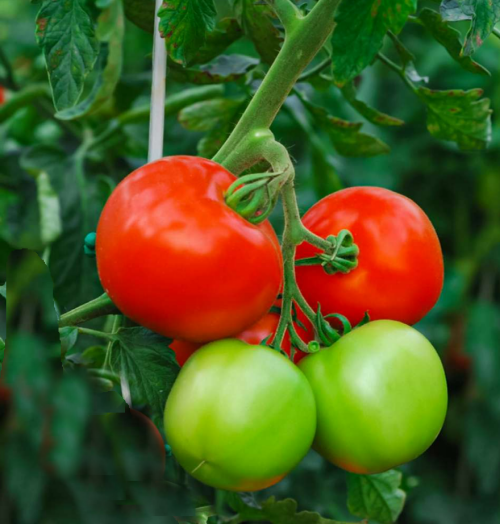
#> input picture imagens/Quest4/tomates.png, 500 x 524 px, found by its file name
$ jupyter execute Quest4.ipynb
#> lines starting #> are read from the running program, lines starting #| are printed output that depends on the picture; after the words box and inside, x2 and y2 are one past the last pixel; in counts of white or black regions, pixels touching at a corner belong together
[cell 1]
from google.colab import drive
drive.mount('/content/drive')

import numpy as np
import skimage.io as io
import matplotlib.pyplot as plt
from skimage import transform, feature, color, draw
import cv2

#1. Carrega a imagem
img = io.imread('/content/drive/MyDrive/Pesquisa/Visão Computacional/imagens/Quest4/tomates.png')
#> img is the input picture: shape (524, 500, 3); mean R, G, B 77.3, 88, 33.8

print("1.Imagem carregada")
plt.imshow(img)
plt.axis('off')
plt.show()

# 2. Passar a imagem para a escala de cinza
img_gray = color.rgb2gray(img)
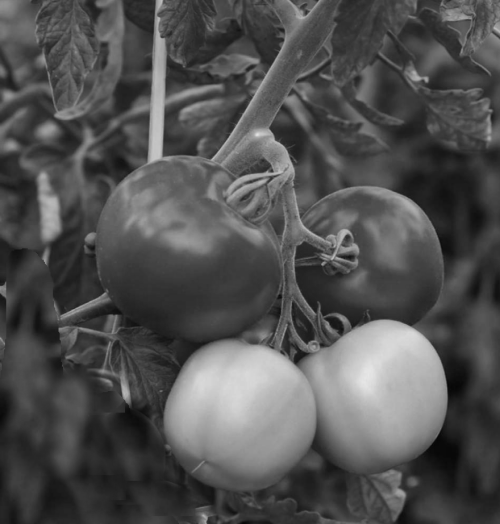
#> img_gray: shape (524, 500) float64; min 0.0255, max 0.906, mean 0.321

print("2.Imagem passada para a escala de cinza")
plt.imshow(img_gray)
plt.axis('off')
plt.show()

# 3. Detectar bordas com Canny
threshold1 = 100
threshold2 = 200

# Convertendo img_gray para 8-bit unsigned integer (CV_8U) para usar cv2.Canny
img_gray_uint8 = (img_gray * 255).astype(np.uint8)
edges = cv2.Canny(img_gray_uint8, threshold1, threshold2)
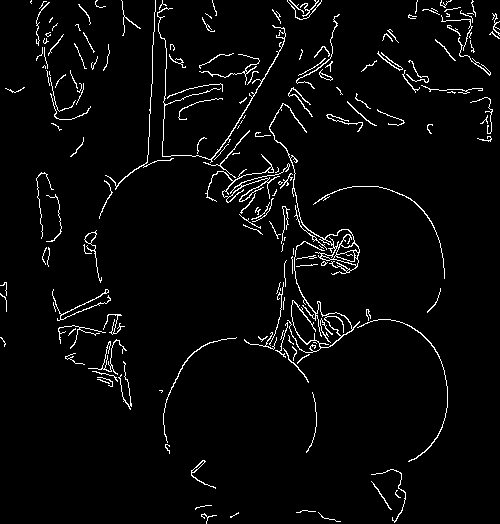
#> edges: shape (524, 500); 3.6% white in thin lines or dots

print("3.Imagem passada pelo detectar bordas de Canny")
plt.imshow(edges)
plt.axis('off')
plt.show()

# 4. Detectar círculos com a Transformada de Hough
min_radius = 75
max_radius = 100
radii = np.arange(min_radius, max_radius)

h_space = transform.hough_circle(edges, radii)

# Detectar o número alvo de círculos diretamente com hough_circle_peaks
accumulators_sk, centers_x_sk, centers_y_sk, radii_detected_sk = transform.hough_circle_peaks(h_space,
                                                                                                radii,
                                                                                                num_peaks=2,
                                                                                                min_xdistance=100,
                                                                                                min_ydistance=120)
#> accumulators_sk = [0.319, 0.301, 0.268, 0.241]; centers_x_sk = [367, 240, 368, 190]; centers_y_sk = [261, 417, 394, 248]; radii_detected_sk = [75, 76, 80, 96]
# imprime os circulos detectados
print(f"4. Detectar círculos com a Transformada de Hough")
print(f"Detectados {len(centers_x_sk)} círculos distintos")
#| Detectados 4 círculos distintos
print("Detecções de Círculo (Centro X, Centro Y, Raio):")
for x, y, r in zip(centers_x_sk, centers_y_sk, radii_detected_sk):
    print(f"  ({x}, {y}, {r})")
#> this loop made 4 passes
#> (x, y, r) on passes 1 to 4: (367, 261, 75), (240, 417, 76), (368, 394, 80), (190, 248, 96)
#|   (367, 261, 75)
#|   (240, 417, 76)
#|   (368, 394, 80)
#|   (190, 248, 96)

# 5. Desenhar círculos detectados na imagem e exibir
# Criar uma cópia da imagem para desenhar
image_with_circles_sk = img.copy()

# Definir a espessura da borda desejada
border_thickness = 3 # Exemplo: 3 pixels

# Desenhar os círculos detectados
fig, ax = plt.subplots(ncols=1, nrows=1, figsize=(10, 10))
ax.imshow(image_with_circles_sk)

for center_y, center_x, radius in zip(centers_y_sk, centers_x_sk, radii_detected_sk):
    # Desenhar o perímetro do círculo com espessura
    for t in range(int(-border_thickness/2), int(border_thickness/2) + 1):
        circy, circx = draw.circle_perimeter(center_y, center_x, radius + t, shape=image_with_circles_sk.shape)
        image_with_circles_sk[circy, circx] = (0, 0, 255)
#> this loop made 4 passes
#> (center_y, center_x, radius) on passes 1 to 4: (261, 367, 75), (417, 240, 76), (394, 368, 80), (248, 190, 96)
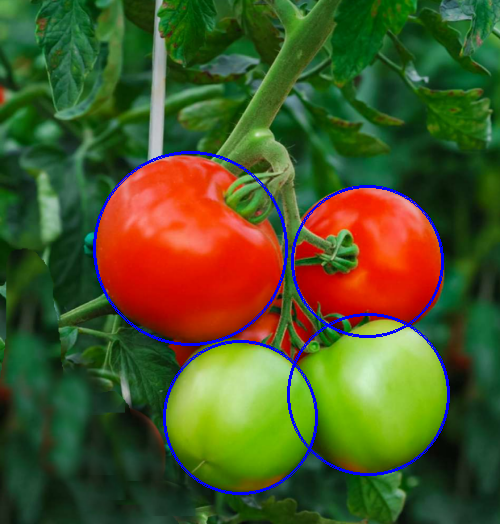
#> image_with_circles_sk: shape (524, 500, 3); 2.11% of pixels changed, all inside (x1, y1, x2, y2) = (93, 151, 450, 495)

print("5. Desenhar círculos detectados na imagem e exibir")
ax.set_title('Tomates Detectados')
plt.imshow(image_with_circles_sk)
plt.axis('off')
plt.show()
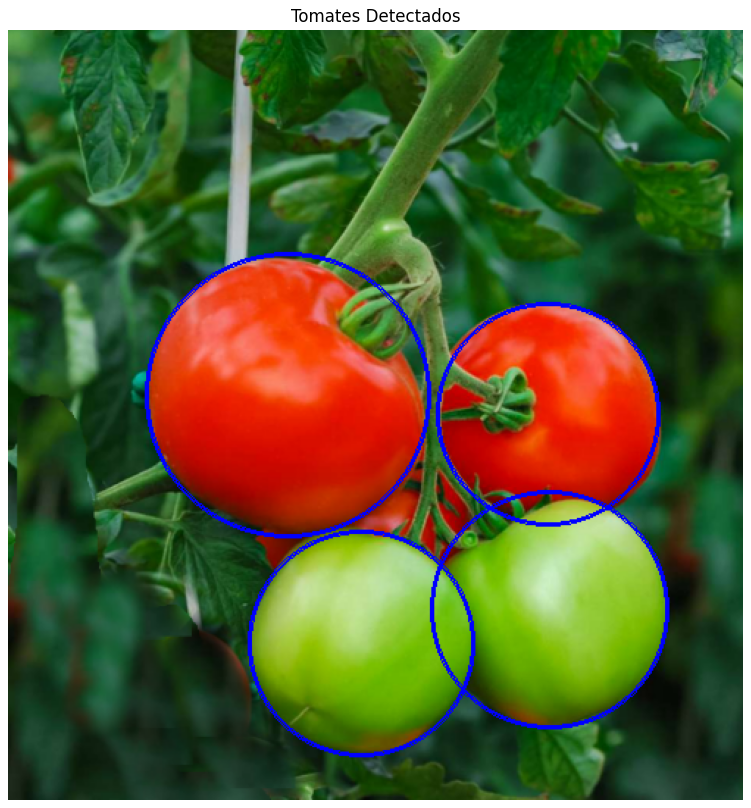
#> figure drawn by matplotlib, 1 panel
